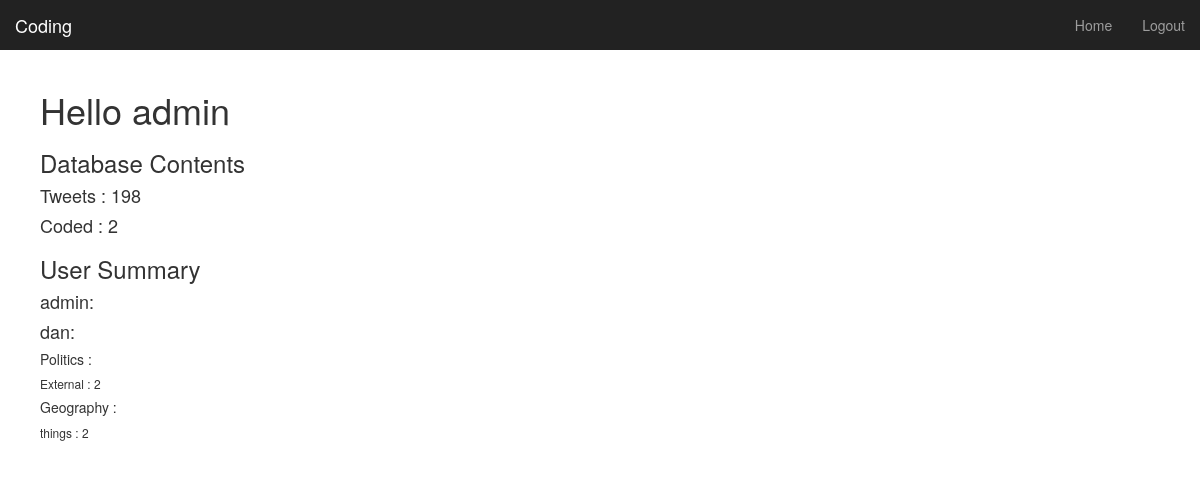
The app's page /coding/summary/ (signed in) with its own data.
### coding/models.py (models this page shows)
class Category(models.Model):
    name = models.CharField(max_length=256)
    def __str__(self):  # For Python 2, use __str__ on Python 3
        return self.name

class Feature(models.Model):
    name = models.CharField(max_length=256)
    category = models.ForeignKey(Category, related_name="features")
    child_category = models.ForeignKey(Category, blank=True, null=True, related_name="child_category")
    def __str__(self):  # For Python 2, use __str__ on Python 3
        return self.name

### coding/views.py (the view)
@login_required
def summary(request):
    tweet_count = Tweet.objects.all().count()
    codings = Code.objects.values_list('tweet', flat=True).distinct()
    coded_tweets = Tweet.objects.filter(id__in=codings)
    coding_counts = {}
    users = User.objects.all()
    for user in users:
        codes = Code.objects.filter(user=user).all()
        user_counts = {}
        for code in codes:
            user_counts.setdefault(str(code.category), {})[str(code.feature)] = 0
        for code in codes:
            user_counts[str(code.category)][str(code.feature)]+=1
        coding_counts[str(user)]=user_counts
    context_dict = {'tweet_count': tweet_count,
                    'coded_count': len(coded_tweets),
                    'coding_counts': coding_counts,
                    }
    return render(request, 'coding/summary.html', context_dict)

### templates/coding/summary.html (shortened to what this page needs)
{% extends 'base.html' %}
{% load staticfiles %}
{% block body_block %}
      {% if user.is_authenticated %}
        <h1>Hello {{ user.username }}</h1>
        <h3>Database Contents</h3>
        <h4>Tweets : {{ tweet_count }}</h4>
        <h4>Coded : {{ coded_count }} </h4>
        <h3>User Summary</h3>
        {% for user, features in coding_counts.items %}
        <h4>{{ user }}:</h4>
          {% for category, counts in features.items %}
            <h5>{{ category }} :</h5>
            {% for features, value in counts.items%}
            <h6>{{ features }} : {{ value }}</h6>
            {% endfor %}
          {% endfor %}
        {% endfor %}
      {% else %}
        <h1>How did you get here? Something has gone very wrong</h1>
      {% endif %}
{% endblock %}

### records on screen
Category: features "Politics"
Feature: counts "External"
Category: features "Geography"
Feature: counts "things"

### other values on screen
{{ user.username }} "admin"
{{ tweet_count }} "198"
{{ coded_count }} "2"
{{ user }} "admin" "dan"
{{ value }} "2" "2"
